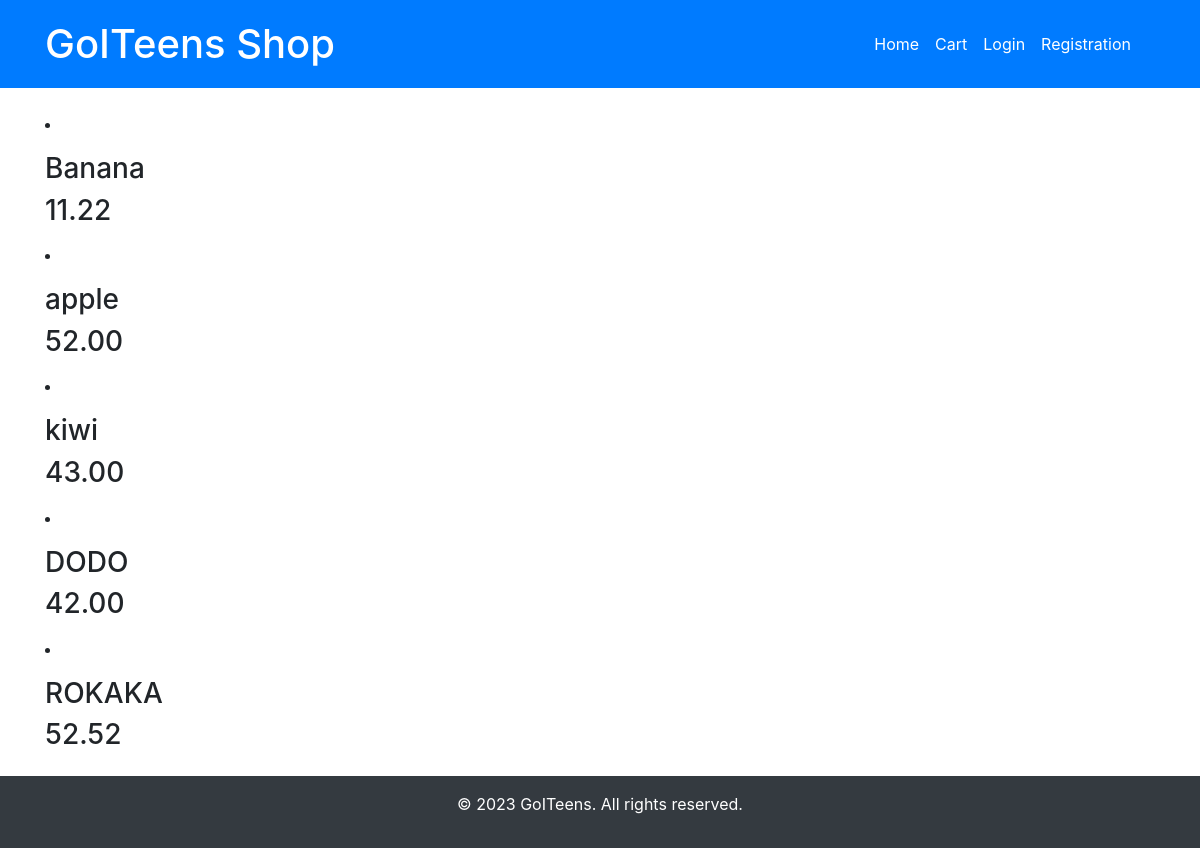
Page /cache2 on the committed database.
### myapp/models.py (models this page shows, shortened)
class Product(models.Model):
    name = models.CharField(max_length=100)
    description = models.TextField()
    price = models.DecimalField(max_digits=10, decimal_places=2)
    is_top = models.BooleanField(default=False)
    photo = models.CharField(max_length=20, null=True)

### myapp/views.py (the view)
# urls.py: path('cache2', test_cache2),
@cache_page(5)
def test_cache2(request):
    all_rows = Product.objects.all()
    return render(request, 'cache.html', {"products": all_rows})

### myapp/templates/cache.html (shortened to what this page needs)
{% extends 'base.html' %}
{% block content %}
    {% for product in products %}
        <li>
            <p>
                <h3>{{ product.name }}</h3>
                <h3>{{ product.price }}</h3>
            </p>
        </li>
    {% endfor %}
{% endblock %}

### rows in the picture
Product: name "Banana", price "11.22"
Product: name "apple", price "52.00"
Product: name "kiwi", price "43.00"
Product: name "DODO", price "42.00"
Product: name "ROKAKA", price "52.52"
